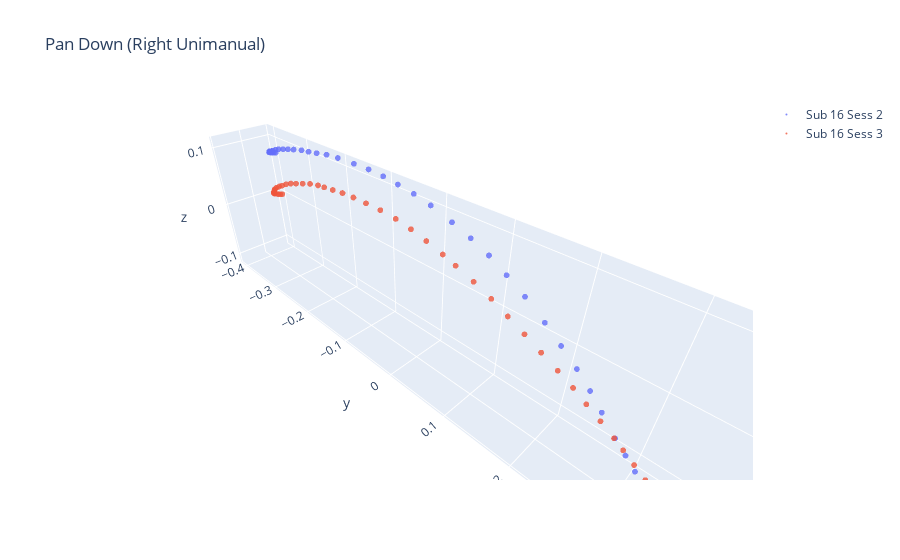

The cell this chart's notebook holds for it:
### Markdown cell above
Relative Accuracy: Pan Down Unimanual Right Controller
- Subject 16 Sess 2
- Subject 16 Sess 3

### Code cell
import numpy as np
from scipy.interpolate import BSpline, make_interp_spline

def drop_df(df, trial_num):
    df.drop(df[(df['trigger_pull_amount_left'] == 0) & (df['trigger_pull_amount_right'] == 0)].index, inplace=True)
    df.drop(df[(df['gesture_counter_UI']) != trial_num].index, inplace=True)
    df.reset_index(drop=True, inplace=True)

path_sess1 = 'C:\\Users\\katie\\Desktop\\cpsc\\VRelax\\gestureInterface\\CleanedData\\Sub16\\Freeform_Sub16_Sess2\\cleaned_session_F_PanDown_subjID_16_06-15-23_10-53-50.csv'
path_sess2 = 'C:\\Users\\katie\\Desktop\\cpsc\\VRelax\\gestureInterface\\CleanedData\\Sub16\\Freeform_Sub16_Sess3\\cleaned_session_F_PanDown_subjID_16_06-20-23_10-46-47.csv'

# Gets new df
df1 = pd.read_csv(path_sess1)
df2 = pd.read_csv(path_sess2)
drop_df(df1, 1)
drop_df(df2, 1)

fig = go.Figure()
x1 = np.array(df1['r_controller_translation_x'])
y1 = np.array(df1['r_controller_translation_y'])
z1 = np.array(df1['r_controller_translation_z'])
x2 = np.array(df2['r_controller_translation_x'])
y2 = np.array(df2['r_controller_translation_y'])
z2 = np.array(df2['r_controller_translation_z'])

# The number of control points and knots
k = 3  # degree of the B-spline
t1 = np.linspace(0, 1, len(x1))
t2 = np.linspace(0, 1, len(x2))

# Create the B-spline representation for each dimension
spl_x1 = make_interp_spline(t1, x1, k=k)
spl_y1 = make_interp_spline(t1, y1, k=k)
spl_z1 = make_interp_spline(t1, z1, k=k)
spl_x2 = make_interp_spline(t2, x2, k=k)
spl_y2 = make_interp_spline(t2, y2, k=k)
spl_z2 = make_interp_spline(t2, z2, k=k)

# Evaluate the B-spline over a dense set of points for a smooth trajectory
dense_t1 = np.linspace(0, 1, 5 * len(x1))  # points in the smoothed curve; can be adjusted
dense_t2 = np.linspace(0, 1, 5 * len(x2))
x_smooth1 = spl_x1(dense_t1)
y_smooth1 = spl_y1(dense_t1)
z_smooth1 = spl_z1(dense_t1)
x_smooth2 = spl_x2(dense_t2)
y_smooth2 = spl_y2(dense_t2)
z_smooth2 = spl_z2(dense_t2)

new_x_smooth1 = []
new_y_smooth1 = []
new_z_smooth1 = []
new_x_smooth2 = []
new_y_smooth2 = []
new_z_smooth2 = []

# Get 51 data points
dist_between_pts = len(x_smooth1) / 50
curr_index = 0.0
for index in range(len(x_smooth1)):
    if dist_between_pts <= 0:
        continue
    if (index != int(curr_index)) :
        continue
    new_x_smooth1.append(x_smooth1[index])
    new_y_smooth1.append(y_smooth1[index])
    new_z_smooth1.append(z_smooth1[index])
    curr_index += dist_between_pts

dist_between_pts = len(x_smooth2) / 50
curr_index = 0.0
for index in range(len(x_smooth2)):
    if dist_between_pts <= 0:
        continue
    if (index != int(curr_index)) :
        continue
    new_x_smooth2.append(x_smooth2[index])
    new_y_smooth2.append(y_smooth2[index])
    new_z_smooth2.append(z_smooth2[index])
    curr_index += dist_between_pts

# Calculate bounding box for centering
center1 = ((np.max(new_x_smooth1) + np.min(new_x_smooth1))/2, 
           (np.max(new_y_smooth1) + np.min(new_y_smooth1))/2, 
           (np.max(new_z_smooth1) + np.min(new_z_smooth1))/2)
center2 = ((np.max(new_x_smooth2) + np.min(new_x_smooth2))/2, 
           (np.max(new_y_smooth2) + np.min(new_y_smooth2))/2, 
           (np.max(new_z_smooth2) + np.min(new_z_smooth2))/2)

centered_x_smooth1 = [val - center1[0] for val in new_x_smooth1]
centered_y_smooth1 = [val - center1[1] for val in new_y_smooth1]
centered_z_smooth1 = [val - center1[2] for val in new_z_smooth1]
centered_x_smooth2 = [val - center2[0] for val in new_x_smooth2]
centered_y_smooth2 = [val - center2[1] for val in new_y_smooth2]
centered_z_smooth2 = [val - center2[2] for val in new_z_smooth2]

# Draw traces
fig.add_trace(go.Scatter3d(
    x = centered_x_smooth1,
    y = centered_y_smooth1,
    z = centered_z_smooth1,
    mode='markers',
    marker=dict(
        size=2,
        colorscale='sunset_r',  # colorscale
        opacity=0.8,
    ),
    name='Sub 16 Sess 2',
    showlegend=True)
)
fig.add_trace(go.Scatter3d(
    x = centered_x_smooth2,
    y = centered_y_smooth2,
    z = centered_z_smooth2,
    mode='markers',
    marker=dict(
        size=2,
        colorscale='viridis',  # colorscale
        opacity=0.8,
    ),
    name='Sub 16 Sess 3',
    showlegend=True)
)
fig.update_layout(
    title_text='Pan Down (Right Unimanual)', 
    scene_aspectmode='data'
)
fig.show()

### Figure 1 — Plotly figure (JSON) as saved in the notebook; plotly's stock layout.template omitted (floating-point values rounded to 4 significant figures)
{"data": [{"marker": {"colorscale": [[0, "rgb(92, 83, 165)"], [0.1667, "rgb(160, 89, 160)"], [0.3333, "rgb(206, 102, 147)"], [0.5, "rgb(235, 127, 134)"], [0.6667, "rgb(248, 160, 126)"], [0.8333, "rgb(250, 196, 132)"], [1, "rgb(243, 231, 155)"]], "opacity": 0.8, "size": 2}, "mode": "markers", "name": "Sub 16 Sess 2", "showlegend": true, "type": "scatter3d", "x": [0.04907, 0.04808, 0.04712, 0.04514, 0.04414, 0.04174, 0.03875, 0.0358, 0.03285, 0.02989, 0.02635, 0.0234, 0.02041, 0.01759, 0.01418, 0.006923, 0.0007014, -0.005998, -0.01183, -0.01751, -0.02328, -0.02833, -0.03281, -0.03663, -0.04066, -0.04486, -0.04722, -0.04862, -0.04907, -0.04848, -0.0473, -0.04694, -0.04642, -0.04455, -0.04318, -0.04242, -0.04025, -0.03909, -0.03815, -0.03717, -0.0361, -0.03592, -0.03596, -0.03505, -0.03397, -0.03399, -0.03294, -0.03397, -0.03393, -0.03393, -0.03393], "y": [0.396, 0.3931, 0.3901, 0.3872, 0.3823, 0.3763, 0.3693, 0.3623, 0.3533, 0.3445, 0.3336, 0.3222, 0.3093, 0.2965, 0.2822, 0.2617, 0.2434, 0.2229, 0.199, 0.1736, 0.1426, 0.1131, 0.08378, 0.05309, 0.01978, -0.01976, -0.05234, -0.08382, -0.1135, -0.1434, -0.1746, -0.2121, -0.24, -0.2638, -0.2843, -0.3033, -0.324, -0.34, -0.3541, -0.3674, -0.377, -0.3866, -0.3917, -0.3948, -0.3959, -0.396, -0.3949, -0.3918, -0.3868, -0.3809, -0.374], "z": [-0.1111, -0.1101, -0.1081, -0.1052, -0.1004, -0.09438, -0.08843, -0.08247, -0.07552, -0.06867, -0.05999, -0.05119, -0.04326, -0.03434, -0.02527, -0.01171, -0.0002207, 0.01073, 0.02294, 0.03588, 0.05074, 0.0626, 0.07373, 0.08259, 0.08996, 0.09774, 0.1025, 0.1056, 0.1087, 0.1107, 0.1111, 0.1103, 0.1087, 0.1059, 0.1035, 0.1018, 0.09851, 0.09552, 0.09258, 0.08962, 0.08668, 0.0831, 0.08106, 0.07998, 0.07999, 0.07904, 0.07895, 0.07897, 0.07998, 0.08097, 0.08295]}, {"marker": {"colorscale": [[0, "#440154"], [0.1111, "#482878"], [0.2222, "#3e4989"], [0.3333, "#31688e"], [0.4444, "#26828e"], [0.5556, "#1f9e89"], [0.6667, "#35b779"], [0.7778, "#6ece58"], [0.8889, "#b5de2b"], [1, "#fde725"]], "opacity": 0.8, "size": 2}, "mode": "markers", "name": "Sub 16 Sess 3", "showlegend": true, "type": "scatter3d", "x": [0.02995, 0.02903, 0.02683, 0.02455, 0.02303, 0.0223, 0.02096, 0.01956, 0.01889, 0.01811, 0.01748, 0.01678, 0.01594, 0.01433, 0.0133, 0.0126, 0.01184, 0.01107, 0.009479, 0.008439, 0.007499, 0.006245, 0.00467, 0.002981, 0.001756, 0.001954, 0.002851, 0.002598, 0.001357, -0.0004118, -0.002805, -0.004307, -0.005195, -0.00502, -0.004976, -0.005654, -0.006418, -0.007384, -0.009024, -0.0106, -0.01215, -0.01333, -0.0149, -0.01648, -0.01798, -0.01974, -0.02228, -0.02545, -0.02808, -0.02995], "y": [0.3785, 0.3751, 0.3697, 0.3616, 0.3512, 0.3427, 0.3324, 0.3196, 0.3063, 0.293, 0.282, 0.2655, 0.2482, 0.2312, 0.2119, 0.1905, 0.1683, 0.1456, 0.1217, 0.09591, 0.06875, 0.04817, 0.02069, -0.006584, -0.03433, -0.06254, -0.08932, -0.1153, -0.1409, -0.1657, -0.19, -0.208, -0.2306, -0.2514, -0.2711, -0.2888, -0.3056, -0.3215, -0.3354, -0.3483, -0.3579, -0.3625, -0.3671, -0.3727, -0.3765, -0.3781, -0.3785, -0.3761, -0.3732, -0.3692], "z": [-0.09347, -0.08763, -0.07986, -0.07334, -0.06794, -0.06104, -0.05403, -0.04645, -0.03766, -0.02909, -0.02227, -0.01268, -0.003349, 0.005245, 0.0143, 0.02415, 0.03444, 0.04462, 0.05416, 0.06316, 0.07126, 0.07645, 0.08231, 0.08694, 0.09036, 0.09253, 0.09347, 0.09331, 0.09142, 0.08787, 0.08393, 0.08116, 0.07669, 0.07101, 0.0655, 0.06026, 0.05382, 0.04678, 0.04062, 0.03433, 0.02838, 0.02473, 0.02089, 0.01685, 0.01382, 0.0119, 0.01044, 0.00963, 0.009371, 0.01004]}], "layout": {"scene": {"aspectmode": "data"}, "title": {"text": "Pan Down (Right Unimanual)"}}}
